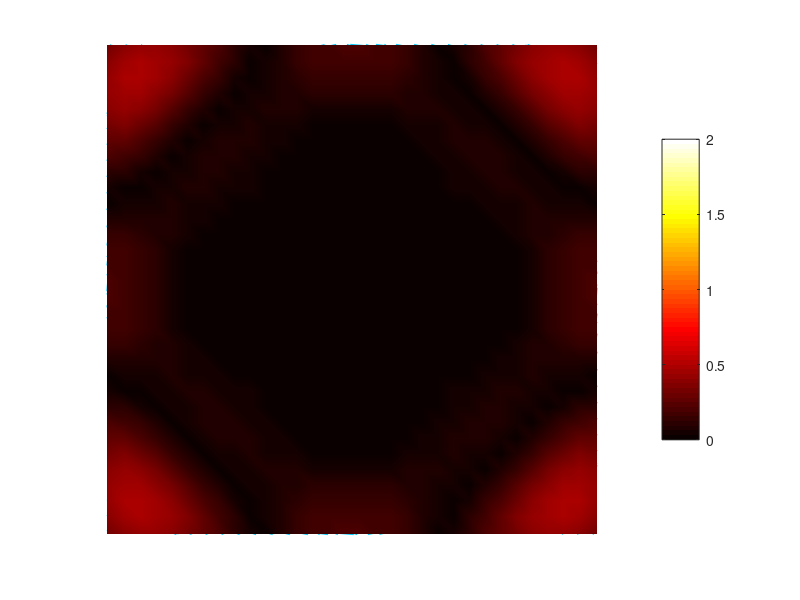

This figure's MATLAB source:
function vacuum_monolith_simulation()
    % 1. Инициализация параметров среды в нормированных единицах (l_p = 1, c = 1)
    N = 40;                 % Размер расчетного куба вакуума (N x N x N ячеек)
    [X, Y, Z] = meshgrid(linspace(-15, 15, N));
    
    dt = 0.2;               % Шаг по времени (условие Куранта: dt < dx/c)
    timesteps = 100;        % Количество кадров анимации
    
    % Поля смещения точек монолита u = [Ux, Uy, Uz]
    Ux = zeros(N, N, N);    Uy = zeros(N, N, N);    Uz = zeros(N, N, N);
    % Поля скоростей (первые производные по времени)
    Vx = zeros(N, N, N);    Vy = zeros(N, N, N);    Vz = zeros(N, N, N);
    
    % 2. Задание начального возмущения: ЧИСТЫЙ ВИХРЕВОЙ СКРУТ (Заряд-Вихрь)
    % u_init = curl(Потенциал), что гарантирует div(u) = 0 (несжимаемость)
    R2 = X.^2 + Y.^2 + Z.^2;
    sigma = 3.0;            % Радиус локализации первичного возмущения
    factor = exp(-R2 / (2 * sigma^2));
    
    % Задаем кручение вокруг оси Z
    Ux = -Y .* factor;
    Uy =  X .* factor;
    Uz =  zeros(N, N, N); % Чистый поперечный сдвиг
    
    % Подготовка окна визуализации
    figure('Color', 'k', 'Position', [100, 100, 800, 700]);
    
    % 3. Основной цикл динамики упругого монолита (FDTD метод)
    for t = 1:timesteps
        % Вычисление Лапласиана (оператор упругости Ньютона-Коши для сдвига)
        % В MATLAB del2(U, dx) возвращает 1/6 * nabla^2 (в 3D)
        L_Ux = 6 * del2(Ux);
        L_Uy = 6 * del2(Uy);
        L_Uz = 6 * del2(Uz);
        
        % Уравнение движения монолита: d2u/dt2 = c^2 * nabla^2(u)
        % Обновляем скорости точек вакуума (учитывая локальную связность)
        Vx = Vx + L_Ux * dt;
        Vy = Vy + L_Uy * dt;
        Vz = Vz + L_Uz * dt;
        
        % Обновляем смещения
        Ux = Ux + Vx * dt;
        Uy = Uy + Vy * dt;
        Uz = Uz + Vz * dt;
        
        % 4. Визуализация центрального сечения монолита (плоскость Z = 0)
        clf;
        mid = round(N/2);
        
        % Считаем модуль деформации среды (напряжение)
        A = sqrt(Ux.^2 + Uy.^2 + Uz.^2);
        
        % Отрисовка деформационного поля через слайс
        slice(X, Y, Z, A, [], [], 0);
        shading interp;
        colormap(hot);
        colorbar;
        caxis([0 2]);
        
        hold on;
        % Накладываем векторные стрелки скоростей в плоскости среза
        quiver3(X(:,:,mid), Y(:,:,mid), Z(:,:,mid), ...
                Vx(:,:,mid), Vy(:,:,mid), Vz(:,:,mid), 1.5, ...
                'Color', [0 0.8 1], 'LineWidth', 1);
        
        title(['Динамика вакуумного монолита. Шаг времени: ' num2col(t)], 'Color', 'w');
        axis equal;
        axis([-12 12 -12 12 -5 5]);
        view(0, 90); % Взгляд сверху на плоскость вращения
        set(gca, 'Color', 'k', 'XColor', 'w', 'YColor', 'w', 'ZColor', 'w');
        drawnow;
    end
end
